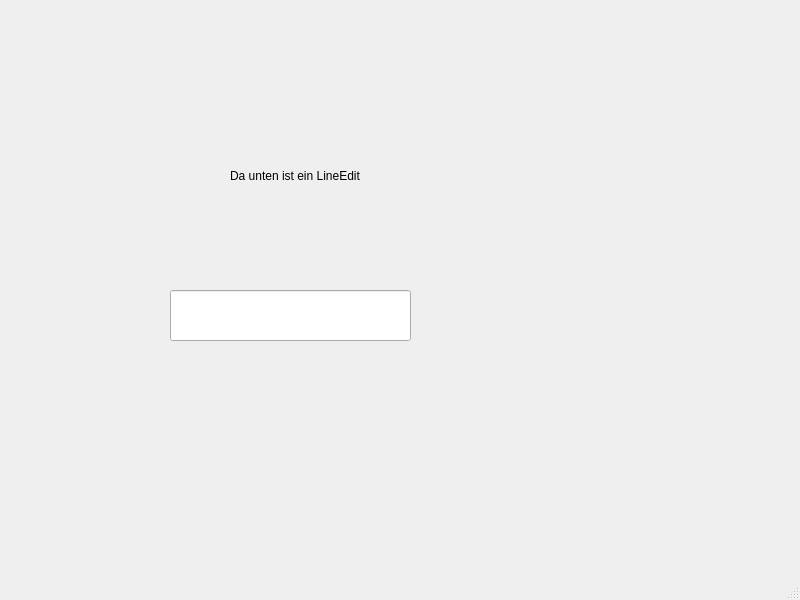
<?xml version="1.0" encoding="UTF-8"?>
<ui version="4.0">
 <class>MainWindow</class>
 <widget class="QMainWindow" name="MainWindow">
  <property name="geometry">
   <rect>
    <x>0</x>
    <y>0</y>
    <width>800</width>
    <height>600</height>
   </rect>
  </property>
  <property name="windowTitle">
   <string>MainWindow</string>
  </property>
  <widget class="QWidget" name="centralwidget">
   <widget class="QLineEdit" name="lineEdit">
    <property name="geometry">
     <rect>
      <x>170</x>
      <y>290</y>
      <width>241</width>
      <height>51</height>
     </rect>
    </property>
   </widget>
   <widget class="QLabel" name="label">
    <property name="geometry">
     <rect>
      <x>230</x>
      <y>140</y>
      <width>131</width>
      <height>71</height>
     </rect>
    </property>
    <property name="text">
     <string>Da unten ist ein LineEdit</string>
    </property>
   </widget>
  </widget>
  <widget class="QMenuBar" name="menubar">
   <property name="geometry">
    <rect>
     <x>0</x>
     <y>0</y>
     <width>800</width>
     <height>26</height>
    </rect>
   </property>
  </widget>
  <widget class="QStatusBar" name="statusbar"/>
 </widget>
 <resources/>
 <connections/>
</ui>
